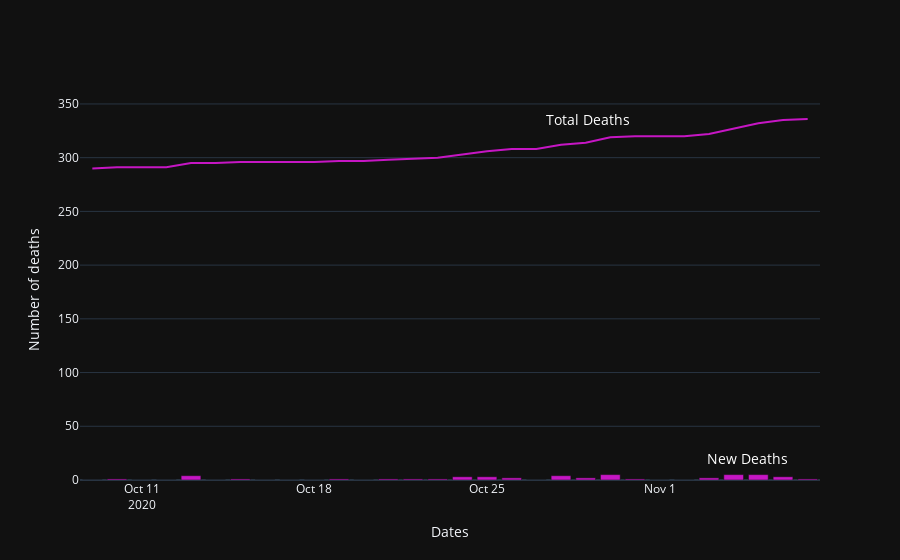

The cell this chart's notebook holds for it:
### Code cell
covid_deaths(all_df[select_df],last_days)

### Figure 1 — Plotly figure (JSON) as saved in the notebook; plotly's stock layout.template omitted (floating-point values rounded to 4 significant figures)
{"data": [{"line": {"color": "#C616C4"}, "mode": "lines", "showlegend": false, "type": "scatter", "x": ["2020-10-09", "2020-10-10", "2020-10-11", "2020-10-12", "2020-10-13", "2020-10-14", "2020-10-15", "2020-10-16", "2020-10-17", "2020-10-18", "2020-10-19", "2020-10-20", "2020-10-21", "2020-10-22", "2020-10-23", "2020-10-24", "2020-10-25", "2020-10-26", "2020-10-27", "2020-10-28", "2020-10-29", "2020-10-30", "2020-10-31", "2020-11-01", "2020-11-02", "2020-11-03", "2020-11-04", "2020-11-05", "2020-11-06", "2020-11-07"], "y": [290, 291, 291, 291, 295, 295, 296, 296, 296, 296, 297, 297, 298, 299, 300, 303, 306, 308, 308, 312, 314, 319, 320, 320, 320, 322, 327, 332, 335, 336]}, {"marker": {"color": "#C616C4"}, "showlegend": false, "type": "bar", "x": ["2020-10-09", "2020-10-10", "2020-10-11", "2020-10-12", "2020-10-13", "2020-10-14", "2020-10-15", "2020-10-16", "2020-10-17", "2020-10-18", "2020-10-19", "2020-10-20", "2020-10-21", "2020-10-22", "2020-10-23", "2020-10-24", "2020-10-25", "2020-10-26", "2020-10-27", "2020-10-28", "2020-10-29", "2020-10-30", "2020-10-31", "2020-11-01", "2020-11-02", "2020-11-03", "2020-11-04", "2020-11-05", "2020-11-06", "2020-11-07"], "y": [0, 1, 0, 0, 4, 0, 1, 0, 0, 0, 1, 0, 1, 1, 1, 3, 3, 2, 0, 4, 2, 5, 1, 0, 0, 2, 5, 5, 3, 1]}], "layout": {"annotations": [{"font": {"color": "#ffffff", "size": 14}, "showarrow": false, "text": "Total Deaths", "x": "2020-11-07", "xshift": -220, "y": 336}, {"font": {"color": "#ffffff", "size": 14}, "showarrow": false, "text": "New Deaths", "x": "2020-11-07", "xshift": -60, "y": 1, "yshift": 20}], "autosize": true, "xaxis": {"autorange": true, "range": ["2020-10-08 12:00", "2020-11-07 12:00"], "title": {"text": "Dates"}, "type": "date"}, "yaxis": {"autorange": true, "range": [0, 353.7], "title": {"text": "Number of deaths"}, "type": "linear"}}}
